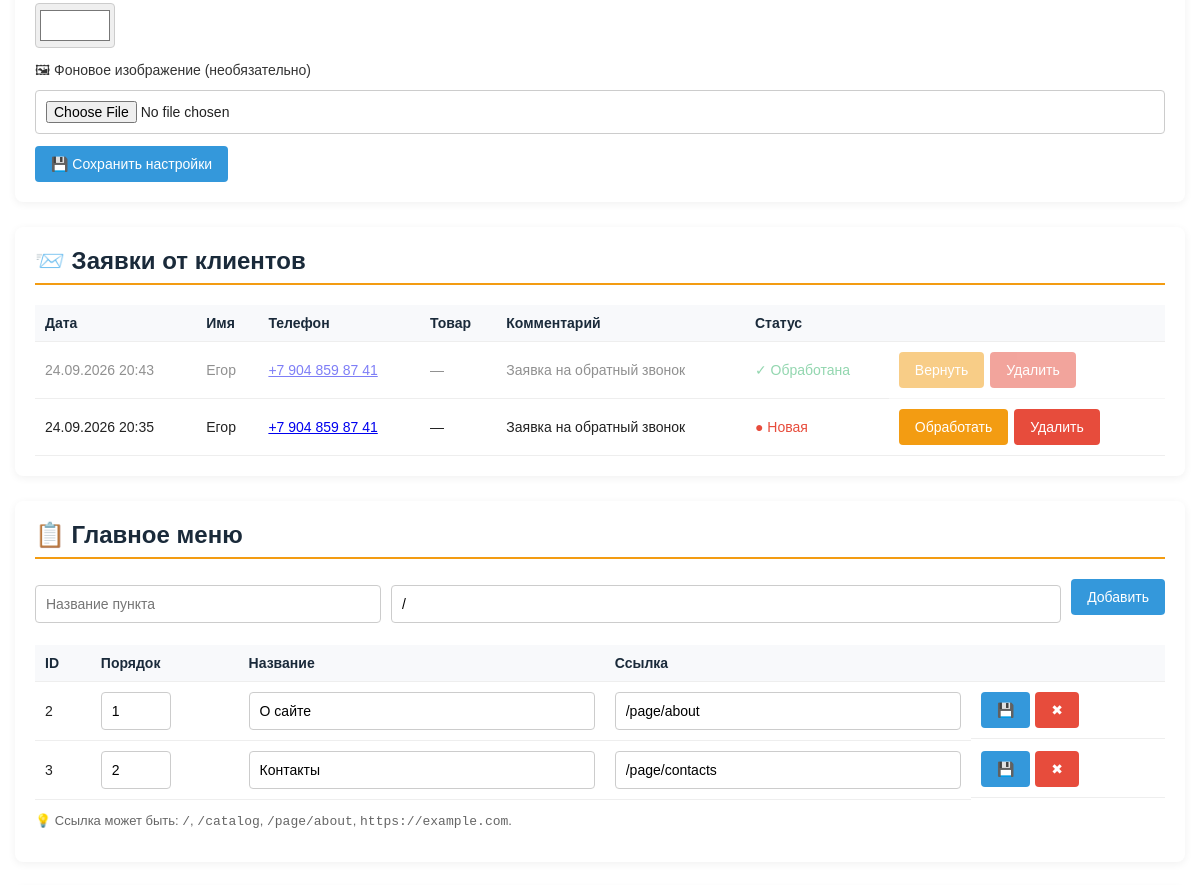
Page /admin (signed in, middle part) on the earlier database version.
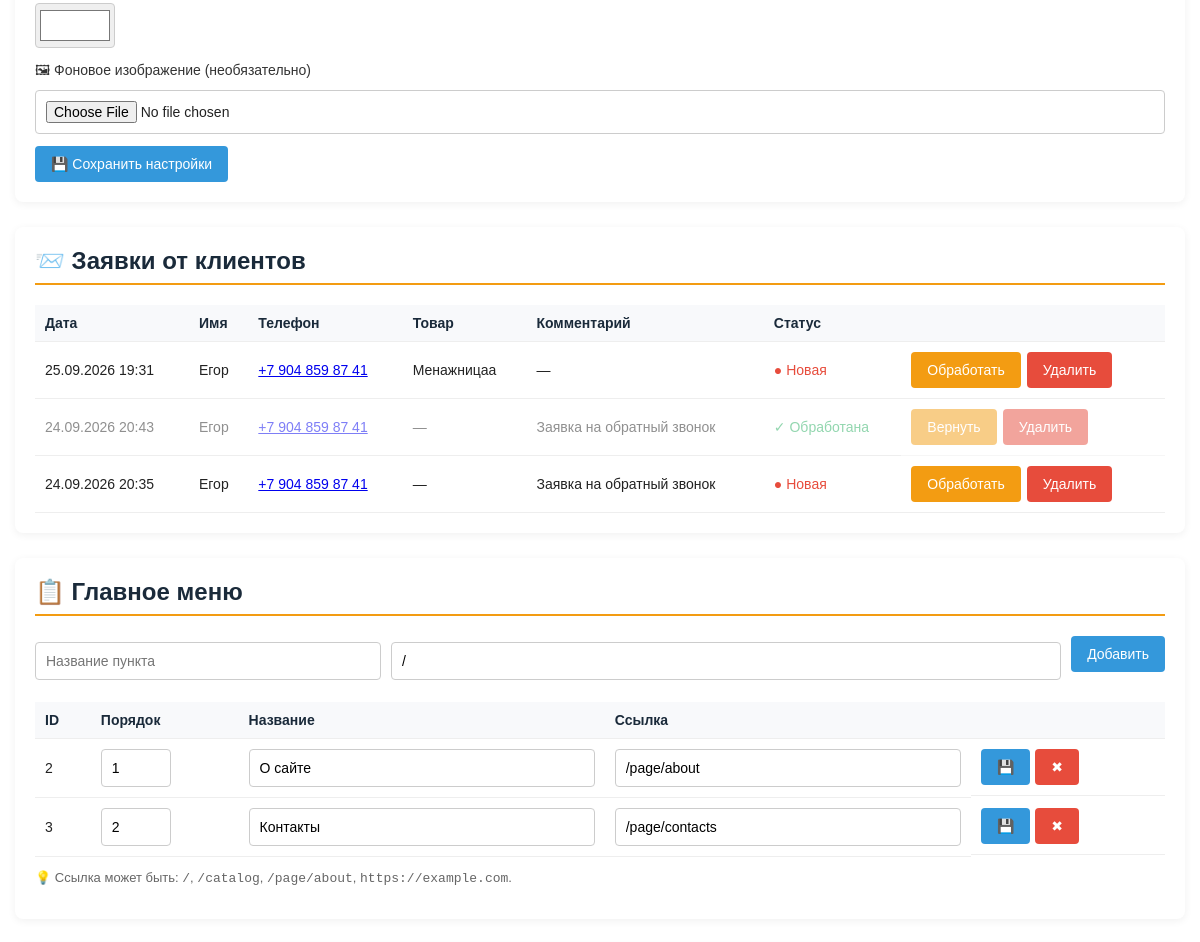
Same page on the later database version.
### app.py (models this page shows)
class Setting(db.Model):
    key = db.Column(db.String(50), primary_key=True)
    value = db.Column(db.Text, default='')

class Order(db.Model):
    id = db.Column(db.Integer, primary_key=True)
    name = db.Column(db.String(100), nullable=False)
    phone = db.Column(db.String(30), nullable=False)
    comment = db.Column(db.Text, default='')
    item_id = db.Column(db.Integer, db.ForeignKey('item.id'), nullable=True)
    item = db.relationship('Item', backref='orders')
    created_at = db.Column(db.DateTime, default=db.func.current_timestamp())
    is_processed = db.Column(db.Boolean, default=False)

class MenuItem(db.Model):
    id = db.Column(db.Integer, primary_key=True)
    title = db.Column(db.String(100), nullable=False)
    url = db.Column(db.String(255), default='/')
    order = db.Column(db.Integer, default=0)

class Item(db.Model):
    id = db.Column(db.Integer, primary_key=True)
    title = db.Column(db.String(200), nullable=False)
    description = db.Column(db.Text, default='')
    content = db.Column(db.Text, default='')
    price = db.Column(db.Float, default=0.0)
    phone = db.Column(db.String(30), default='')
    image = db.Column(db.String(255), default='')
    lamps = db.Column(db.Integer, default=0)
    diameter = db.Column(db.String(50), default='')
    height = db.Column(db.String(50), default='')
    is_hit = db.Column(db.Boolean, default=False)
    is_popular = db.Column(db.Boolean, default=False)
    category_id = db.Column(db.Integer, db.ForeignKey('category.id'), nullable=False)

### app.py (the view)
@app.route('/admin')
@login_required
def admin_panel():
    admin_required()
    categories = Category.query.all()
    items = Item.query.all()
    users = User.query.all()
    menu = MenuItem.query.order_by(MenuItem.order).all()
    pages = Page.query.order_by(Page.id).all()
    orders = Order.query.order_by(Order.created_at.desc()).all()
    return render_template('admin.html',
                           categories=categories,
                           items=items,
                           users=users,
                           menu=menu,
                           pages=pages,
                           orders=orders,
                           current_bg_color=get_setting('bg_color', '#f4f6f9'),
                           current_bg_image=get_setting('bg_image', ''),
                           current_site_title=get_setting('site_title', '💡 Гусь-Люстра'),
                           current_shop_phone=get_setting('shop_phone', ''),
                           current_shop_schedule=get_setting('shop_schedule', ''),
                           current_shop_city=get_setting('shop_city', ''),
                           current_cities_list=get_setting('cities_list',
                               'Москва,Санкт-Петербург,Новосибирск,Екатеринбург,Казань'))

### app.py (called while the page is built)
@login_manager.user_loader
def load_user(user_id):
    return db.session.get(User, int(user_id))

def get_setting(key, default=''):
    s = db.session.get(Setting, key)
    return s.value if s else default

def get_current_city():
    city = request.cookies.get('user_city')
    if city:
        return city
    return get_setting('shop_city', 'Москва')

@app.context_processor
def inject_globals():
    cities_str = get_setting('cities_list',
        'Москва,Санкт-Петербург,Новосибирск,Екатеринбург,Казань,'
        'Нижний Новгород,Челябинск,Самара,Омск,Ростов-на-Дону,'
        'Уфа,Красноярск,Воронеж,Пермь,Волгоград')
    cities = [c.strip() for c in cities_str.split(',') if c.strip()]
    return {
        'menu_items': MenuItem.query.order_by(MenuItem.order).all(),
        'site_title': get_setting('site_title', '💡 Гусь-Люстра'),
        'bg_color': get_setting('bg_color', '#f4f6f9'),
        'bg_image': get_setting('bg_image', ''),
        'shop_phone': get_setting('shop_phone', ''),
        'shop_schedule': get_setting('shop_schedule', ''),
        'shop_city': get_setting('shop_city', ''),
        'cities': cities,
        'current_city': get_current_city(),
    }

def admin_required():
    if not current_user.is_authenticated or not current_user.is_admin:
        abort(403)

### templates/admin.html (shortened to what this page needs)
{% extends 'base.html' %}
{% block content %}
<div class="admin-section">
    <form method="post" action="{{ url_for('update_appearance') }}" enctype="multipart/form-data">
        <input type="color" name="bg_color" value="{{ current_bg_color }}"
               style="width:80px; height:45px; padding:2px;">
        <label>🖼 Фоновое изображение (необязательно)</label>
        <input type="file" name="bg_image" accept="image/*">
        <button type="submit">💾 Сохранить настройки</button>
    </form>
</div>
<div class="admin-section">
    <h2>📨 Заявки от клиентов</h2>
    {% if orders %}
    <table>
        <tr>
            <th>Дата</th><th>Имя</th><th>Телефон</th><th>Товар</th>
            <th>Комментарий</th><th>Статус</th><th></th>
        </tr>
        {% for o in orders %}
        <tr style="{% if o.is_processed %}opacity:0.5;{% endif %}">
            <td>{{ o.created_at.strftime('%d.%m.%Y %H:%M') if o.created_at else '—' }}</td>
            <td>{{ o.name }}</td>
            <td><a href="tel:{{ o.phone }}">{{ o.phone }}</a></td>
            <td>{% if o.item %}{{ o.item.title }}{% else %}—{% endif %}</td>
            <td style="max-width:200px;">{{ o.comment or '—' }}</td>
            <td>
                {% if o.is_processed %}
                    <span style="color:#27ae60;">✓ Обработана</span>
                {% else %}
                    <span style="color:#e74c3c;">● Новая</span>
                {% endif %}
            </td>
            <td style="display:flex; gap:6px;">
                <form method="post" action="{{ url_for('process_order', order_id=o.id) }}">
                    <button class="btn-warn" type="submit">
                        {% if o.is_processed %}Вернуть{% else %}Обработать{% endif %}
                    </button>
                </form>
                <form method="post" action="{{ url_for('delete_order', order_id=o.id) }}"
                      onsubmit="return confirm('Удалить заявку?');">
                    <button class="btn-danger" type="submit">Удалить</button>
                </form>
            </td>
        </tr>
        {% endfor %}
    </table>
    {% else %}
        <p style="color:#888;">Заявок пока нет.</p>
    {% endif %}
</div>
<div class="admin-section">
    <h2>📋 Главное меню</h2>
    <form method="post" action="{{ url_for('add_menu_item') }}"
          style="display:flex; gap:10px; align-items:flex-start; flex-wrap:wrap;">
        <input type="text" name="title" placeholder="Название пункта" required style="flex:1; min-width:150px;">
        <input type="text" name="url" placeholder="/ или /page/..." value="/" style="flex:2; min-width:200px;">
        <button type="submit">Добавить</button>
    </form>
    <table>
        <tr><th>ID</th><th>Порядок</th><th>Название</th><th>Ссылка</th><th></th></tr>
        {% for m in menu %}
        <tr>
            <td>{{ m.id }}</td>
            <td>
                <form method="post" action="{{ url_for('edit_menu_item', mid=m.id) }}"
                      style="display:flex; gap:5px;">
                    <input type="number" name="order" value="{{ m.order }}" style="width:70px; margin:0;">
            </td>
            <td><input type="text" name="title" value="{{ m.title }}" style="margin:0;"></td>
            <td><input type="text" name="url" value="{{ m.url }}" style="margin:0;"></td>
            <td style="display:flex; gap:5px;">
                    <button type="submit">💾</button>
                <form method="post" action="{{ url_for('delete_menu_item', mid=m.id) }}"
                      onsubmit="return confirm('Удалить пункт меню?');">
                    <button class="btn-danger" type="submit">✖</button>
                </form>
            </td>
        </tr>
        {% endfor %}
    </table>
    <p style="font-size:13px; color:#666;">
        💡 Ссылка может быть: <code>/</code>, <code>/catalog</code>,
        <code>/page/about</code>, <code>https://example.com</code>.
    </p>
</div>
{% endblock %}

### templates/base.html (shortened to what this page needs)
<!DOCTYPE html>
<html lang="ru">
<head>
</head>
<body>
<div class="container">
    {% block content %}{% endblock %}
</div>
</body>
</html>

Differences in the rows shown:
added Order: created_at "25.09.2026 19:31", name "Егор", phone "+7 904 859 87 41", item "Менажницаа", comment "—", is_processed "● Новая"
